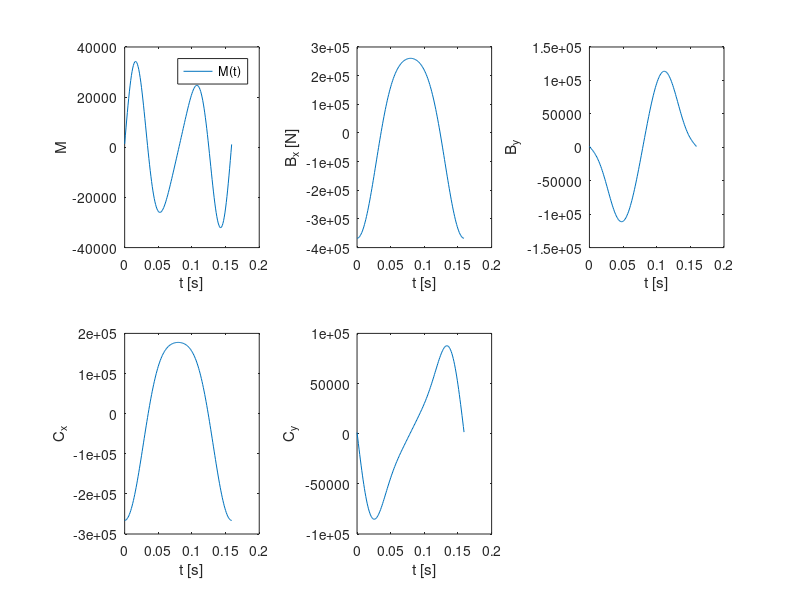

Write the MATLAB code that produced this figure.
% HW Assignment 2
% Sam Friedman
% 10/14/2017
% refer to p. 248 in textbook

function [] = hw2c()

% get state vector data from previous function
load('hw2_data.mat');

% L1 = 0.241;  % [m]
% L2 = 1.206;  % [m]
m1 = 908;    % [kg]
m2 = 245;    % [kg]
mp = 590;
g = 9.81;    % [m/s^2]  gravitational constant
w1 = m1*g; % [N]
w2 = m2*g; % [N]
I2g = m2*L2^2/12; % [m.o.i.]
% Solve the kinematics of the system, assuming a constant theta_dt
% theta_dt = 39.5;  % [rad/s], constant angular velocity
% dt = 0.001;         % [s],  time step
% n = ceil(2*pi/(theta_dt*dt)) ; % total time steps, rounded up to nearest integer
% T = 0:dt:(n-1)*dt';
% theta = zeros(n+1,1);  % initialize state vectors
M = zeros(n,1); % applied moment
Bx = zeros(n,1);  % reaction forces
By = zeros(n,1);
Cx = zeros(n,1);
Cy = zeros(n,1);

for i = 1:n
    A = [
    1,    L1*sin(theta(i)),   -L1*cos(theta(i)),                   0,                  0;
    0, -0.5*L2*sin(phi(i)), -0.5*L2*cos(phi(i)), -0.5*L2*sin(phi(i)), 0.5*L2*cos(phi(i));
    0,                  -1,                   0,                   1,                  0;    
    0,                   0,                  -1,                   0,                 -1;
    0,                   0,                   0,                  -1,                  0;
    ];

    b = [
    w1*0.5*L1*cos(theta(i));
    -I2g*phi_dt2(i);
    m2*L1*theta_dt^2*cos(theta(i))+m2*0.5*L2*cos(phi(i))*phi_dt(i)^2+m2*0.5*L2*sin(phi(i))*phi_dt2(i);
    m1*0.5*L1*theta_dt^2*sin(theta(i))-w2;
    mp*L1*theta_dt^2*cos(theta(i))+mp*L2*phi_dt(i)^2*cos(phi(i))+mp*L2*sin(phi(i))*phi_dt2(i);
    ];

    x = A\b;  % solve matrix equation
    M(i) = x(1); % store data values
    Bx(i) = x(2);
    By(i) = x(3);
    Cx(i) = x(4);
    Cy(i) = x(5);
     
end

save('hw2_data2.mat') % save data to .mat file

% plot figures
figure(1)
subplot(2,3,1)
plot(T,M)
xlabel('t [s]');
ylabel('M');
legend('M(t)','Location','best');

subplot(2,3,2)
plot(T,Bx)
xlabel('t [s]');
ylabel('B_x [N]');
% legend('\phi','Location','best');

subplot(2,3,3)
plot(T,By)
xlabel('t [s]');
ylabel('B_y');
% legend('$\dot{\phi}$','Location','best','Interpreter','latex');

subplot(2,3,4)
plot(T,Cx);
xlabel('t [s]');
ylabel('C_x');
% legend('$$\ddot{\phi}$$','Location','best','Interpreter','latex');

subplot(2,3,5)
plot(T,Cy)
xlabel('t [s]');
ylabel('C_y');
% legend('xp','Location','best');

end